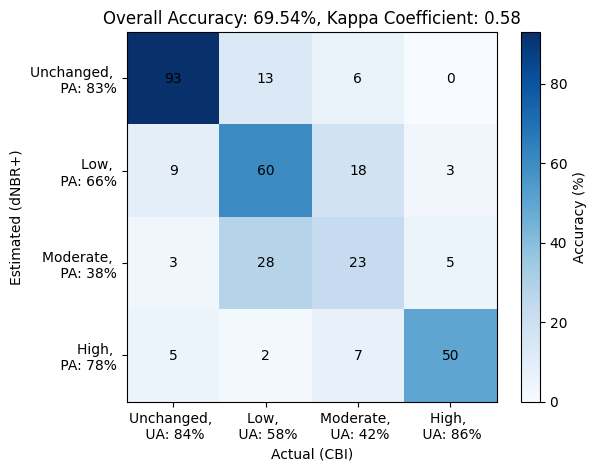

Generate this figure with Python:
import matplotlib.pyplot as plt
import numpy as np

# Create an empty 4x4 confusion matrix
confusion_matrix = [
    [93, 13, 6, 0],
    [9, 60, 18, 3],
    [3, 28, 23, 5],
    [5, 2, 7, 50]
]

class_names = ['Unchanged', 'Low', 'Moderate', 'High']

# Calculate producer and user accuracies
producer_accuracies = [confusion_matrix[i][i] / sum(confusion_matrix[i]) for i in range(len(class_names))]
user_accuracies = [confusion_matrix[i][i] / sum(confusion_matrix[j][i] for j in range(len(class_names))) for i in range(len(class_names))]

# Calculate overall accuracy
overall_accuracy = np.trace(confusion_matrix) / np.sum(confusion_matrix)

# Calculate kappa coefficient
total = np.sum(confusion_matrix)
po = np.trace(confusion_matrix) / total
pe = np.sum(np.sum(confusion_matrix, axis=0) * np.sum(confusion_matrix, axis=1)) / (total * total)
kappa = (po - pe) / (1 - pe)

# Define class labels
class_names_x = [f'{class_name}, \n UA: {int(user_accuracies[i] * 100)}%' for i, class_name in enumerate(class_names)]
class_names_y = [f'{class_name}, \n PA: {int(producer_accuracies[i] * 100)}%' for i, class_name in enumerate(class_names)]

# Create the figure and axes
fig, ax = plt.subplots()

# Plot the confusion matrix
cax = ax.matshow(confusion_matrix, cmap=plt.cm.Blues)

# Set labels for the x and y axes with class names
ax.set_xticks(range(len(class_names)))
ax.set_yticks(range(len(class_names)))
ax.set_xticklabels(class_names_x)
ax.set_yticklabels(class_names_y)
# Move x-axis tick labels to the top
ax.xaxis.tick_bottom()

# Move y-axis tick labels to the right
ax.yaxis.tick_left()

# Add colorbar
cbar = fig.colorbar(cax)
cbar.set_label('Accuracy (%)')

# Add text annotations to the cells
for i in range(len(class_names)):
    for j in range(len(class_names)):
        plt.text(i, j, confusion_matrix[j][i], ha='center', va='center', color='black')

# Add the overall accuracy and kappa coefficient to the title
plt.title(f'Overall Accuracy: {overall_accuracy * 100:.2f}%, Kappa Coefficient: {kappa:.2f}')

# Add x-axis and y-axis titles
ax.set_xlabel('Actual (CBI)')
ax.set_ylabel('Estimated (dNBR+)')

# Save the plot with axis titles
plt.savefig('confusion_matrix_dNBR_plus.png', bbox_inches='tight', pad_inches=0.1)

plt.show()
